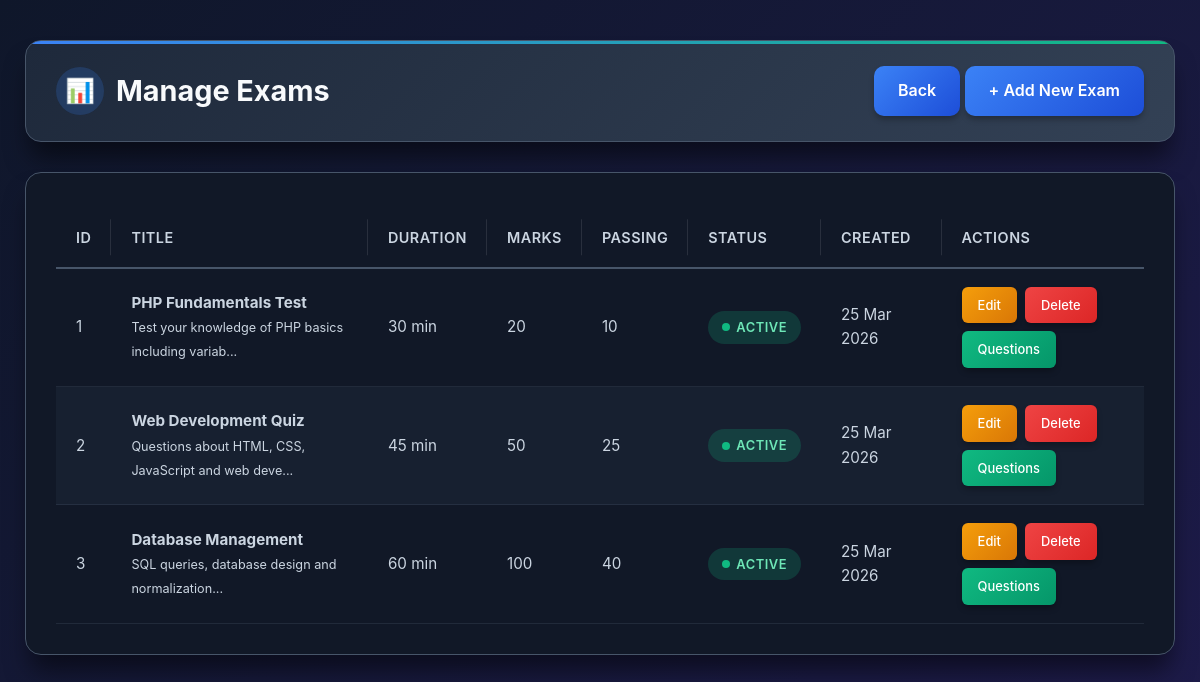
Page /staff/manage_exams.php on the committed database.
### tables this page shows
CREATE TABLE exams (
    exam_id INT AUTO_INCREMENT PRIMARY KEY,
    exam_title VARCHAR(200) NOT NULL,
    exam_description TEXT,
    exam_duration INT NOT NULL DEFAULT 60,  
    total_marks INT NOT NULL DEFAULT 100,
    passing_marks INT NOT NULL DEFAULT 40,
    exam_status ENUM('active', 'inactive', 'draft') DEFAULT 'active',
    created_by INT DEFAULT NULL,
    is_deleted TINYINT(1) DEFAULT 0,
    created_at TIMESTAMP DEFAULT CURRENT_TIMESTAMP,
    updated_at TIMESTAMP DEFAULT CURRENT_TIMESTAMP ON UPDATE CURRENT_TIMESTAMP,
    
    INDEX idx_exam_status (exam_status),
    INDEX idx_created_by (created_by)
);

### staff/manage_exams.php (the view, shortened to what this page needs)
<?php
require_once '../db_connection.php';
try {
    $pdo->query("SELECT is_deleted FROM exams LIMIT 1");
    $useSoftDelete = true;
} catch (PDOException $e) {
    $useSoftDelete = false;
}
try {
    if ($useSoftDelete) {
        $stmt = $pdo->query("SELECT * FROM exams WHERE is_deleted = 0 ORDER BY created_at DESC");
    } else {
        $stmt = $pdo->query("SELECT * FROM exams ORDER BY created_at DESC");
    }
    $exams = $stmt->fetchAll(PDO::FETCH_ASSOC);
} catch (PDOException $e) {
    die("Error fetching exams: " . $e->getMessage());
}
?>
<!DOCTYPE html>
<html lang="en">
<head>
    <link rel="stylesheet" href="./manage.css">
</head>
<body>
<div class="container">
    <div class="header">
        <h1>Manage Exams</h1>
        <div class="header-actions">
             <a href="index.php" class="btn btn-primary">Back</a>
            <a href="create_exam.php" class="btn btn-primary">+ Add New Exam</a>
        </div>
    </div>
    <div class="card">
        <?php if (!empty($exams)): ?>
        <table class="data-table">
            <thead>
                <tr>
                    <th>ID</th>
                    <th>Title</th>
                    <th>Duration</th>
                    <th>Marks</th>
                    <th>Passing</th>
                    <th>Status</th>
                    <th>Created</th>
                    <th>Actions</th>
                </tr>
            </thead>
            <tbody>
            <?php foreach ($exams as $row): ?>
                <tr>
                    <td><?= $row['exam_id']; ?></td>
                    <td>
                        <strong><?= htmlspecialchars($row['exam_title']); ?></strong>
                        <?php if ($row['exam_description']): ?>
                            <br>
                            <small>
                                <?= substr(htmlspecialchars($row['exam_description']), 0, 50); ?>...
                            </small>
                        <?php endif; ?>
                    </td>
                    <td><?= $row['exam_duration']; ?> min</td>
                    <td><?= $row['total_marks']; ?></td>
                    <td><?= $row['passing_marks']; ?></td>
                    <td>
                        <span class="status-badge status-<?= $row['exam_status']; ?>">
                            <?= ucfirst($row['exam_status']); ?>
                        </span>
                    </td>
                    <td>
                        <?= date('d M Y', strtotime($row['created_at'])); ?>
                    </td>
                    <td class="actions">
                        <a href="edit_exam.php?id=<?= $row['exam_id']; ?>" class="btn-edit">Edit</a>
                        <a href="?delete=<?= $row['exam_id']; ?>"
                           class="btn-delete"
                           onclick="return confirm('Delete this exam?')">
                            Delete
                        </a>
                        <a href="manage_questions.php?exam_id=<?= $row['exam_id']; ?>"
                           class="btn-view">
                            Questions
                        </a>
                    </td>
                </tr>
            <?php endforeach; ?>
            </tbody>
        </table>
        <?php endif; ?>
    </div>
</div>
</body>
</html>

### rows in the picture
exams: exam_id "1", exam_title "PHP Fundamentals Test", exam_description "Test your knowledge of PHP basics including variab", exam_duration "30", total_marks "20", passing_marks "10", exam_status "ACTIVE", created_at "25 Mar 2026"
exams: exam_id "2", exam_title "Web Development Quiz", exam_description "Questions about HTML, CSS, JavaScript and web deve", exam_duration "45", total_marks "50", passing_marks "25", exam_status "ACTIVE", created_at "25 Mar 2026"
exams: exam_id "3", exam_title "Database Management", exam_description "SQL queries, database design and normalization", exam_duration "60", total_marks "100", passing_marks "40", exam_status "ACTIVE", created_at "25 Mar 2026"
